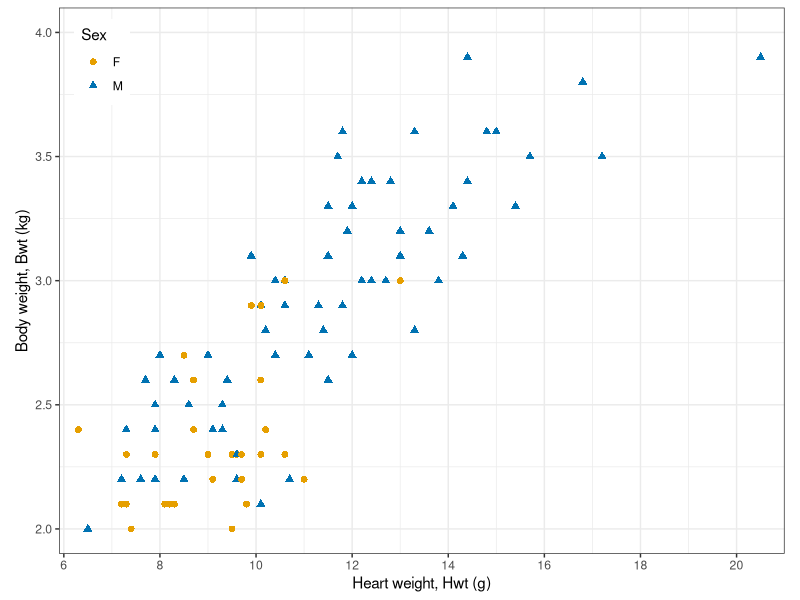
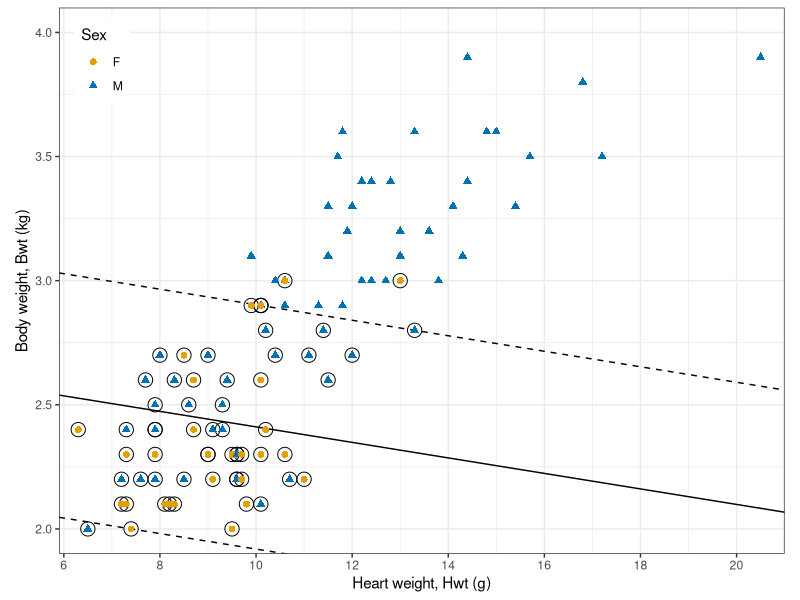
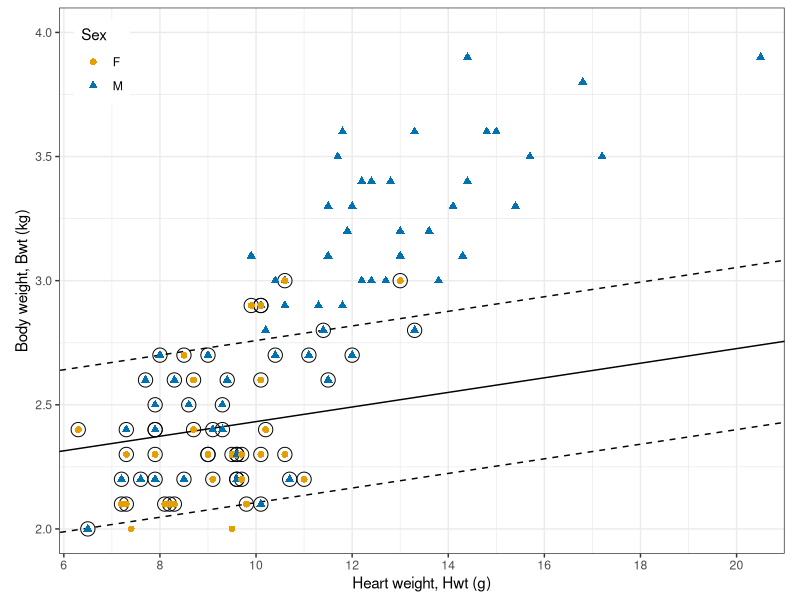
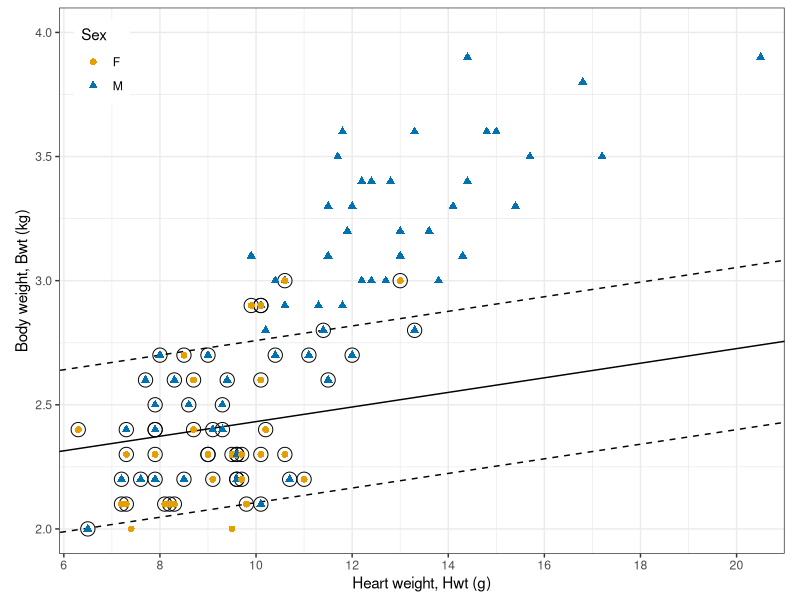
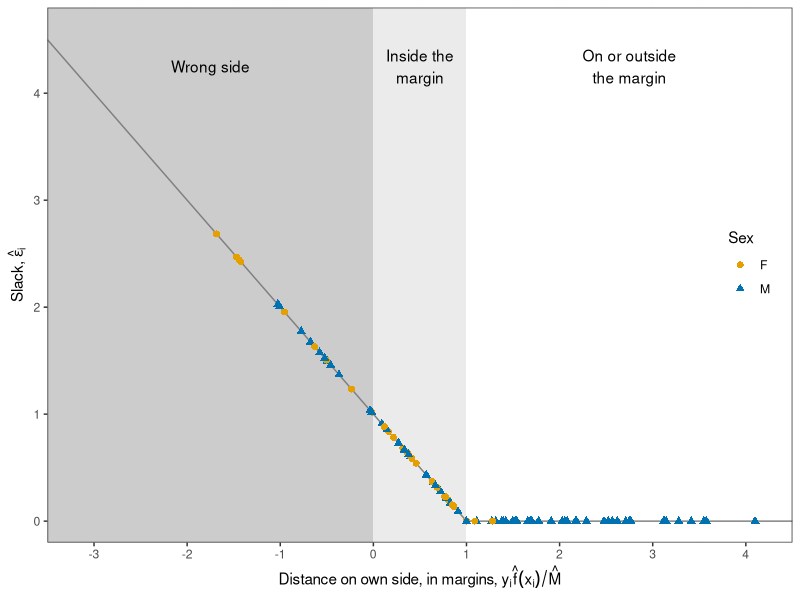
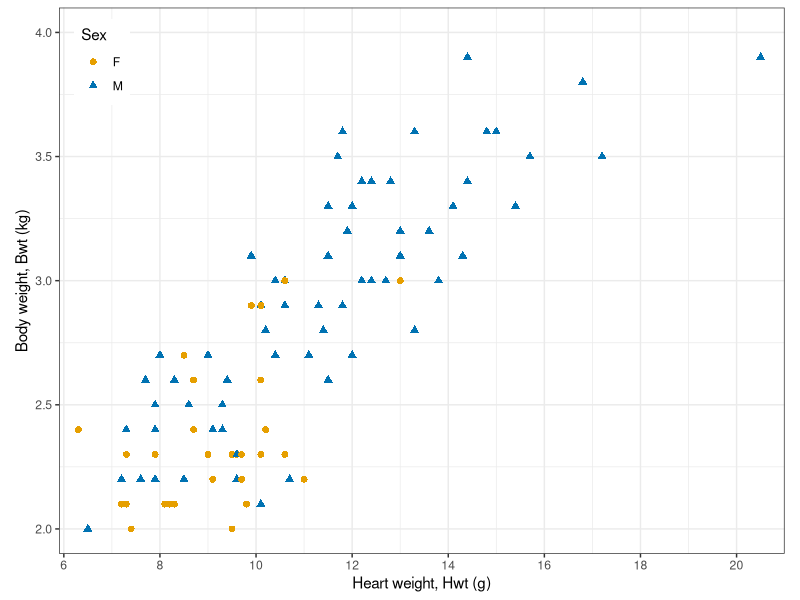
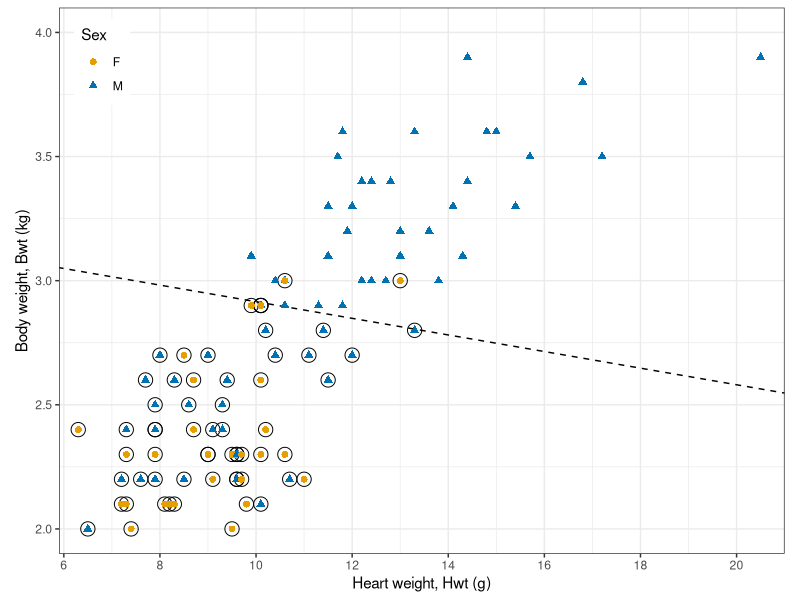
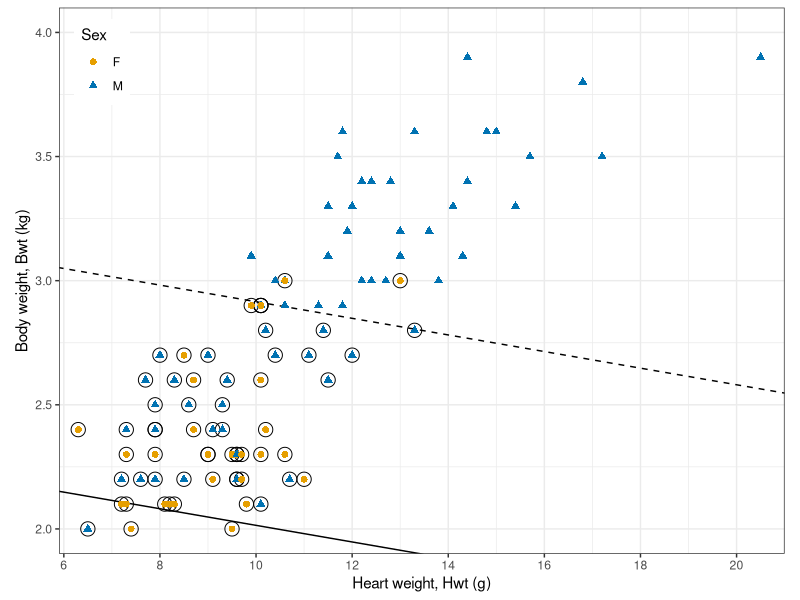

Reproduce these figures in R, in order.
## ---- chunk 1
#| include: false
library("tidyverse")
library("e1071")
theme_set(theme_bw())
set.seed(20261114)

# Printed output wraps at 80 characters.
options(width = 80)

# Fixed decimals, for use inside $...$, whose hyphen MathJax sets as a
# minus. Adding 0 after rounding turns a negative zero into 0.
fmt_math <- function(x, digits = 2) {
  rounded <- round(x, digits) + 0
  formatC(rounded, format = "f", digits = digits)
}

# The same for prose, where a negative value prints with a minus sign (the
# HTML entity) rather than a hyphen.
fmt <- function(x, digits = 2) {
  sub("^-", "&minus;", fmt_math(x, digits))
}

# A percentage, for prose.
pct <- function(x, digits = 1) {
  paste0(fmt(100 * x, digits), "%")
}

# A name set as code in prose.
code <- function(x) {
  paste0("`", x, "`")
}

# Color-blind-friendly (Okabe-Ito) colors and distinct shapes per sex.
sex_colors <- c(F = "#E69F00", M = "#0072B2")
sex_shapes <- c(F = 16, M = 17)
## ---- chunk 2
# Cats, with the class coded y = 1 (M) or y = -1 (F).
cats <- MASS::cats |>
  mutate(y = if_else(Sex == "M", 1, -1))

count(cats, Sex)
## ---- chunk 3
# Two thirds of the cats for training, the rest for testing.
n_train <- round(2 / 3 * nrow(cats))
train_rows <- sample(nrow(cats), n_train)
train <- cats[train_rows, ]
test <- cats[-train_rows, ]

count(train, Sex)
## ---- chunk 4
#| output: false
# Standard deviations of the two measurements among the training cats.
s_train <- sapply(train[c("Hwt", "Bwt")], sd)

# Axes in grams and kilograms: Hwt every 2 g, Bwt every 0.5 kg, minor lines
# midway. One standard deviation of each measurement is drawn the same
# length, so that distances on the standardized scale look right.
x_scale <- scale_x_continuous(breaks = seq(6, 20, by = 2),
                              minor_breaks = seq(7, 21, by = 2))
y_scale <- scale_y_continuous(breaks = seq(2, 4, by = 0.5),
                              minor_breaks = seq(2.25, 3.75, by = 0.5))
x_limits <- c(5.9, 21)
y_limits <- c(1.9, 4.1)

# The cats' axes, with the legend in the upper-left corner, where no cat
# and no fitted line passes.
cat_base <- function() {
  ggplot(mapping = aes(x = Hwt, y = Bwt)) +
    x_scale +
    y_scale +
    coord_fixed(ratio = s_train[["Hwt"]] / s_train[["Bwt"]],
                xlim = x_limits, ylim = y_limits, expand = FALSE) +
    scale_color_manual(values = sex_colors) +
    scale_shape_manual(values = sex_shapes) +
    labs(x = "Heart weight, Hwt (g)",
         y = "Body weight, Bwt (kg)",
         color = "Sex", shape = "Sex") +
    theme(legend.position = "inside",
          legend.position.inside = c(0.02, 0.98),
          legend.justification = c(0, 1))
}

# The points on top of any lines drawn before them.
cat_points <- function(data = train) {
  geom_point(data = data,
             aes(color = Sex, shape = Sex),
             size = 2)
}

cat_plot <- cat_base() +
  cat_points()

# Training cats of different sexes that share both measurements.
tied <- train |>
  group_by(Hwt, Bwt) |>
  summarize(n_F = sum(Sex == "F"), n_M = sum(Sex == "M"),
            .groups = "drop") |>
  filter(n_F > 0, n_M > 0)
n_tied <- nrow(tied)

# Mean heart and body weight of each sex.
sex_means <- train |>
  group_by(Sex) |>
  summarize(Hwt = mean(Hwt), Bwt = mean(Bwt))
mean_of <- function(sex, column) {
  sex_means[[column]][sex_means$Sex == sex]
}
stopifnot(mean_of("M", "Bwt") > mean_of("F", "Bwt"),
          mean_of("M", "Hwt") > mean_of("F", "Hwt"))

# The heaviest female and the lightest male body weights.
max_F <- max(train$Bwt[train$Sex == "F"])
min_M <- min(train$Bwt[train$Sex == "M"])
n_overlap <- sum(between(train$Bwt, min_M, max_F))
## ---- chunk 5
#| echo: false
#| fig-width: 5.6
#| fig-height: 4.5
cat_plot
## ---- chunk 6
# Support vector classifier: linear kernel, standardized features.
svc_fit <- svm(Sex ~ Hwt + Bwt, data = train, kernel = "linear",
               cost = 1, tolerance = 1e-8)
svc_fit
## ---- chunk 7
#| output: false
# svm()'s rescaled intercept w0 and normal vector w, with M on the positive
# side. svm()'s decision values are positive for the class named first in
# their column name, the class of its first training observation.
svc_w <- function(fit) {
  flip <- if (fit$levels[fit$labels[1]] == "M") 1 else -1
  list(w0 = -flip * fit$rho,
       w = flip * drop(t(fit$coefs) %*% fit$SV))
}

# The same function w0 + w'x written in Hwt (g) and Bwt (kg): undo the
# standardization if svm() used it, and the change to grams if bwt_per_kg
# is 1000.
svc_raw <- function(fit, bwt_per_kg = 1) {
  est <- svc_w(fit)
  center <- c(0, 0)
  spread <- c(1, 1)
  if (!is.null(fit$x.scale)) {
    center <- fit$x.scale[["scaled:center"]]
    spread <- fit$x.scale[["scaled:scale"]]
  }
  slopes <- unname(est$w / spread * c(1, bwt_per_kg))
  c(a0 = est$w0 - sum(est$w * center / spread),
    Hwt = slopes[1],
    Bwt = slopes[2])
}

# The hyperplane (w0 + w'x = 0, solid) and the margins (w0 + w'x = -1 and
# 1, dashed), drawn as lines Bwt = (level - a0 - a1 Hwt) / a2.
svc_lines <- function(a) {
  lapply(c(-1, 0, 1), function(level) {
    geom_abline(intercept = (level - a[["a0"]]) / a[["Bwt"]],
                slope = -a[["Hwt"]] / a[["Bwt"]],
                linetype = if (level == 0) "solid" else "dashed")
  })
}

# A fit drawn over the training cats, with its support vectors circled.
svc_plot <- function(fit, bwt_per_kg = 1, data = train) {
  support <- data[fit$index, ]
  cat_base() +
    svc_lines(svc_raw(fit, bwt_per_kg)) +
    geom_point(data = support, shape = 1, size = 4.5) +
    cat_points()
}
## ---- chunk 8
#| output: false
# The same cost unscaled (kg and g as recorded); the standardized fit is
# svc_fit.
fit_raw <- svm(Sex ~ Hwt + Bwt, data = train, kernel = "linear",
               cost = 1, scale = FALSE, tolerance = 1e-8)

raw_plot <- svc_plot(fit_raw)
std_plot <- svc_plot(svc_fit)

# Standardized, the fit is the same with body weight in grams.
train_g <- mutate(train, Bwt = 1000 * Bwt)
fit_std_g <- svm(Sex ~ Hwt + Bwt, data = train_g, kernel = "linear",
                 cost = 1, tolerance = 1e-8)
stopifnot(isTRUE(all.equal(svc_raw(svc_fit),
                           svc_raw(fit_std_g, bwt_per_kg = 1000),
                           tolerance = 1e-6)))

# Each fit's w per standard deviation of each measurement: the normal
# vector in the picture, where one standard deviation of each measurement
# is drawn the same length.
per_sd_w <- function(a) {
  c(a[["Hwt"]], a[["Bwt"]]) * s_train
}
w_sd_raw <- per_sd_w(svc_raw(fit_raw))
w_sd_std <- per_sd_w(svc_raw(svc_fit))
normal_raw <- w_sd_raw / sqrt(sum(w_sd_raw^2))
normal_std <- w_sd_std / sqrt(sum(w_sd_std^2))

# The angle between the two normal vectors, in degrees.
angle_between <- acos(sum(normal_raw * normal_std)) * 180 / pi

# Margins in the picture (standard deviations): 1 / |w per sd|. The
# standardized one is the margin svm() reports for it; the unscaled fit's
# reported margin, 1 / |w| in kg and g together, is another number.
margin_sd_raw <- 1 / sqrt(sum(w_sd_raw^2))
margin_sd_std <- 1 / sqrt(sum(w_sd_std^2))
w_raw <- svc_w(fit_raw)$w
margin_reported_raw <- 1 / sqrt(sum(w_raw^2))
stopifnot(abs(margin_sd_std - 1 / sqrt(sum(svc_w(svc_fit)$w^2))) < 1e-8)

# The prose reads heart weight's part (first) as positive unscaled and
# negative standardized, and body weight's (second) as positive in both.
stopifnot(normal_raw[1] > 0, normal_std[1] < 0,
          normal_raw[2] > 0, normal_std[2] > 0)

# Training error rates and budget used of the two fits.
error_of <- function(fit, data) {
  mean(predict(fit, data) != data$Sex)
}
scale_errors <- c(raw = error_of(fit_raw, train),
                  std = error_of(svc_fit, train))
budget_used <- function(fit, data = train) {
  decision <- attr(predict(fit, data, decision.values = TRUE),
                   "decision.values")
  flip <- if (colnames(decision) == "M/F") 1 else -1
  sum(pmax(0, 1 - data$y * flip * drop(decision)))
}
scale_budgets <- c(raw = budget_used(fit_raw),
                   std = budget_used(svc_fit))
## ---- chunk 9
#| echo: false
#| fig-width: 5.6
#| fig-height: 4.5
raw_plot
## ---- chunk 10
#| echo: false
#| fig-width: 5.6
#| fig-height: 4.5
std_plot
## ---- chunk 11
# w and w0 with M on the positive side.
w_hat <- svc_w(svc_fit)

# Unit-norm estimates on the standardized scale, and the margin.
norm_w <- sqrt(sum(w_hat$w^2))
beta_hat <- c(beta0 = w_hat$w0, w_hat$w) / norm_w
M_hat <- 1 / norm_w
round(c(beta_hat, M = M_hat), 4)
## ---- chunk 12
#| output: false
# The first training cat is M, and svm()'s decision values, w0 + w'x on the
# standardized scale, are positive for M.
stopifnot(train$Sex[1] == "M")
decision <- attr(predict(svc_fit, train, decision.values = TRUE),
                 "decision.values")
stopifnot(colnames(decision) == "M/F")

# Standardized features of the training cats, with svm()'s centers and
# scales, which are the training means and standard deviations.
center_train <- svc_fit$x.scale[["scaled:center"]]
scale_train <- svc_fit$x.scale[["scaled:scale"]]
stopifnot(isTRUE(all.equal(scale_train, s_train)))
x_std <- scale(as.matrix(train[c("Hwt", "Bwt")]),
               center = center_train, scale = scale_train)

# Fitted values (signed distances in standard deviations), distances on
# each cat's own side, and slacks.
train <- train |>
  mutate(f_hat = drop(beta_hat["beta0"] + x_std %*% beta_hat[-1]),
         distance = y * f_hat,
         slack = pmax(0, 1 - distance / M_hat))
stopifnot(isTRUE(all.equal(drop(decision), train$f_hat * norm_w,
                           check.attributes = FALSE)))

# The prose reads the average cat as on the M side, heart weight's slope as
# negative and smaller in size, and body weight's as positive (toward M).
stopifnot(beta_hat["beta0"] > 0,
          beta_hat["Hwt"] < 0,
          beta_hat["Bwt"] > 0,
          beta_hat["Bwt"] > abs(beta_hat["Hwt"]))
## ---- chunk 13
#| output: false
# The three kinds of training cat, by slack, up to the solver's accuracy
# (1e-4, as for the plateau below).
kinds <- c("On or outside the margin", "Inside the margin", "Wrong side")
train <- train |>
  mutate(kind = case_when(slack < 1e-4 ~ kinds[1],
                          slack <= 1 ~ kinds[2],
                          TRUE ~ kinds[3]),
         kind = factor(kind, levels = kinds))
kind_counts <- table(train$kind)

# Training cats on the margin: slack 0, at distance M_hat.
n_on_margin <- sum(abs(train$distance / M_hat - 1) < 1e-4)

# The estimated budget used, the sum of the slacks.
C_hat <- sum(train$slack)

fit_plot <- svc_plot(svc_fit)

# Shaded bands for the three kinds, and the hinge max(0, 1 - u).
u_limits <- c(-3.5, 4.5)
bands <- tibble(xmin = c(1, 0, u_limits[1]),
                xmax = c(u_limits[2], 1, 0),
                kind = factor(kinds, levels = kinds))
hinge <- tibble(u = c(u_limits[1], 1, u_limits[2])) |>
  mutate(slack = pmax(0, 1 - u))
stopifnot(between(range(train$distance / M_hat),
                  u_limits[1], u_limits[2]))

slack_plot <- ggplot(train, aes(x = distance / M_hat, y = slack)) +
  geom_rect(data = bands,
            aes(xmin = xmin, xmax = xmax, ymin = -Inf, ymax = Inf,
                fill = kind),
            inherit.aes = FALSE) +
  geom_line(data = hinge, aes(x = u, y = slack), color = "grey50") +
  geom_point(aes(color = Sex, shape = Sex), size = 2) +
  annotate("text", x = c(2.75, 0.5, -1.75), y = 4.25,
           label = c("On or outside\nthe margin", "Inside the\nmargin",
                     "Wrong side")) +
  scale_fill_manual(values = c("white", "grey92", "grey80"),
                    guide = "none") +
  scale_color_manual(values = sex_colors) +
  scale_shape_manual(values = sex_shapes) +
  scale_x_continuous(breaks = seq(-3, 4, by = 1),
                     minor_breaks = seq(-3.5, 4.5, by = 1)) +
  scale_y_continuous(breaks = seq(0, 4, by = 1),
                     minor_breaks = seq(0.5, 4.5, by = 1)) +
  coord_cartesian(xlim = u_limits, ylim = c(-0.2, 4.8), expand = FALSE) +
  labs(x = expression("Distance on own side, in margins, " *
                        y[i] * hat(f)(x[i]) / hat(M)),
       y = expression("Slack, " * hat(epsilon)[i]),
       color = "Sex", shape = "Sex") +
  theme(legend.position = "inside",
        legend.position.inside = c(0.98, 0.6),
        legend.justification = c(1, 1))
## ---- chunk 14
#| echo: false
#| fig-width: 5.6
#| fig-height: 4.5
fit_plot
## ---- chunk 15
#| echo: false
#| fig-width: 7
#| fig-height: 4
slack_plot
## ---- chunk 16
#| output: false
# Fits at four values of cost.
tab_costs <- c(0.01, 0.1, 1, 10)
tab_fits <- lapply(tab_costs, function(cost) {
  svm(Sex ~ Hwt + Bwt, data = train, kernel = "linear",
      cost = cost, tolerance = 1e-8)
})
tab_plots <- lapply(tab_fits, svc_plot)

# Margin, budget used, and kinds of training cat of a fit.
svc_summary <- function(fit, data = train) {
  est <- svc_w(fit)
  decision <- attr(predict(fit, data, decision.values = TRUE),
                   "decision.values")
  flip <- if (colnames(decision) == "M/F") 1 else -1
  margins_out <- data$y * flip * drop(decision)
  slack <- pmax(0, 1 - margins_out)
  tibble(cost = fit$cost,
         C = sum(slack),
         M = 1 / sqrt(sum(est$w^2)),
         n_support = fit$tot.nSV,
         n_inside = sum(slack > 1e-4 & slack <= 1),
         n_wrong = sum(slack > 1),
         error = mean(predict(fit, data) != data$Sex))
}
budget_summary <- map_dfr(tab_fits, svc_summary)

# The budget used falls, and the margin narrows, as cost grows.
stopifnot(!is.unsorted(rev(budget_summary$C)),
          !is.unsorted(rev(budget_summary$M)))

# At the smallest cost every training cat is classified M, so every
# female is on the wrong side.
smallest <- budget_summary[1, ]
stopifnot(all(predict(tab_fits[[1]], train) == "M"),
          smallest$n_wrong == sum(train$Sex == "F"))

budget_table <- budget_summary |>
  knitr::kable(digits = c(2, 2, 2, 0, 0, 0, 3),
               col.names = c("`cost`", "$\\sum_i\\hat\\epsilon_i$",
                             "$\\hat M$", "Support vectors",
                             "Inside the margin", "Wrong side",
                             "Training error rate"),
               align = "rrrrrrr")
## ---- chunk 17
#| echo: false
#| fig-width: 5.6
#| fig-height: 4.5
cat_plot
## ---- chunk 18
#| echo: false
#| fig-width: 5.6
#| fig-height: 4.5
tab_plots[[1]]
## ---- chunk 19
#| echo: false
#| fig-width: 5.6
#| fig-height: 4.5
tab_plots[[2]]
## ---- chunk 20
#| echo: false
#| fig-width: 5.6
#| fig-height: 4.5
tab_plots[[3]]
## ---- chunk 21
#| echo: false
#| fig-width: 5.6
#| fig-height: 4.5
tab_plots[[4]]
## ---- chunk 22
#| echo: false
budget_table
## ---- chunk 23
#| echo: false
#| fig-width: 5.6
#| fig-height: 4.5
fit_plot
## ---- chunk 24
# Training cats on or inside the margin or on the wrong side.
support <- filter(train, distance / M_hat < 1 + 1e-4)
count(support, kind)
## ---- chunk 25
#| output: false
# The cats with distance at most M_hat are the rows svm() kept.
stopifnot(setequal(which(train$distance / M_hat < 1 + 1e-4),
                   svc_fit$index))

# Support vectors: on the margin, or with positive slack.
stopifnot(svc_fit$tot.nSV == n_on_margin + sum(train$slack > 1e-4))

# Refits on standardized features, with the training cats' means and
# standard deviations: all training cats, and the support vectors alone.
train_std <- tibble(Sex = train$Sex,
                    Hwt = x_std[, "Hwt"],
                    Bwt = x_std[, "Bwt"])
refit_std <- function(data) {
  fit <- svm(Sex ~ Hwt + Bwt, data = data, kernel = "linear",
             cost = 1, scale = FALSE, tolerance = 1e-8)
  w <- svc_w(fit)
  c(w$w0, w$w) / sqrt(sum(w$w^2))
}
beta_all <- refit_std(train_std)
beta_support <- refit_std(train_std[svc_fit$index, ])

# Both agree with the standardized fit to six decimal places.
stopifnot(max(abs(beta_all - beta_hat)) < 1e-6,
          max(abs(beta_support - beta_hat)) < 1e-6)
## ---- chunk 26
#| output: false
# Fits over a grid of cost, 4 per factor of 10.
cost_grid <- 10^seq(-2, 2, by = 0.25)
grid_summary <- map_dfr(cost_grid, function(cost) {
  fit <- svm(Sex ~ Hwt + Bwt, data = train, kernel = "linear",
             cost = cost, tolerance = 1e-8)
  svc_summary(fit)
})

# Counts by kind, long, for one line per kind.
count_levels <- c("Support vectors", "Inside the margin", "Wrong side")
count_long <- grid_summary |>
  select(cost, n_support, n_inside, n_wrong) |>
  pivot_longer(-cost, names_to = "what", values_to = "count") |>
  mutate(what = factor(what,
                       levels = c("n_support", "n_inside", "n_wrong"),
                       labels = count_levels))

# Log axis for cost: majors at powers of 10, minors midway in log space.
cost_axis <- scale_x_log10(breaks = 10^(-2:2),
                           minor_breaks = 10^seq(-1.5, 1.5, by = 1),
                           labels = c("0.01", "0.1", "1", "10", "100"))

count_plot <- ggplot(count_long,
                     aes(x = cost, y = count,
                         color = what, shape = what, linetype = what)) +
  geom_line() +
  geom_point(size = 2) +
  cost_axis +
  scale_y_continuous(breaks = seq(0, 70, by = 10),
                     minor_breaks = seq(5, 65, by = 10)) +
  scale_color_manual(values = c("black", "#009E73", "#CC79A7")) +
  coord_cartesian(xlim = c(0.008, 125), ylim = c(0, 70), expand = FALSE) +
  labs(x = "cost (log scale)", y = "Training cats",
       color = NULL, shape = NULL, linetype = NULL) +
  theme(legend.position = "inside",
        legend.position.inside = c(0.98, 0.03),
        legend.justification = c(1, 0))

grid_first <- grid_summary[1, ]
grid_last <- grid_summary[nrow(grid_summary), ]
# The budget used never rises with cost (up to the solver's accuracy), and
# from some cost on the fit stops changing.
stopifnot(all(diff(grid_summary$C) < 1e-4),
          all(grid_summary$n_support > nrow(train) / 2),
          min(grid_summary$n_wrong) == grid_last$n_wrong)
plateau <- grid_summary |>
  filter(abs(C - grid_last$C) < 1e-4, abs(M - grid_last$M) < 1e-4)
plateau_cost <- min(plateau$cost)
## ---- chunk 27
#| echo: false
#| fig-width: 7
#| fig-height: 4
count_plot
## ---- chunk 28
#| echo: false
#| fig-width: 5.6
#| fig-height: 4.5
cat_plot
## ---- chunk 29
# 10-fold cross-validation over the grid of cost values.
cv_fit <- tune(svm, Sex ~ Hwt + Bwt, data = train, kernel = "linear",
               ranges = list(cost = cost_grid))
head(cv_fit$performances, 3)
cv_fit$best.parameters
## ---- chunk 30
#| output: false
# The cross-validation estimate against cost, and the chosen cost.
cv_table <- as_tibble(cv_fit$performances)
best_cost <- cv_fit$best.parameters$cost
best_row <- filter(cv_table, cost == best_cost)

# Error rate of classifying every training cat M.
all_M_error <- mean(train$Sex != "M")

cv_plot <- ggplot(cv_table, aes(x = cost, y = error)) +
  geom_hline(yintercept = all_M_error, linetype = "dotted") +
  annotate("text", x = 20, y = all_M_error + 0.02,
           label = "Every cat classified M") +
  geom_line() +
  geom_point(size = 2) +
  geom_point(data = best_row, shape = 1, size = 5) +
  cost_axis +
  scale_y_continuous(breaks = seq(0, 0.4, by = 0.1),
                     minor_breaks = seq(0.05, 0.45, by = 0.1),
                     labels = scales::label_percent()) +
  coord_cartesian(xlim = c(0.008, 125), ylim = c(0, 0.42),
                  expand = FALSE) +
  labs(x = "cost (log scale)",
       y = "10-fold CV estimate of error rate")

# The smallest costs' estimates are close to the all-M error rate.
stopifnot(abs(cv_table$error[1] - all_M_error) < 0.01)

# Training error rate of the chosen fit.
svc_best <- cv_fit$best.model
best_train_error <- error_of(svc_best, train)
stopifnot(svc_best$cost == best_cost)
## ---- chunk 31
#| echo: false
#| fig-width: 7
#| fig-height: 4
cv_plot
## ---- chunk 32
#| output: false
# Test cats, their fitted values, and the misclassified ones.
test <- test |>
  mutate(predicted = predict(svc_best, test))
wrong_test <- filter(test, predicted != Sex)

test_plot <- cat_base() +
  svc_lines(svc_raw(svc_best)) +
  cat_points(test) +
  geom_point(data = wrong_test, shape = 4, size = 3.5, stroke = 1)
## ---- chunk 33
#| echo: false
#| fig-width: 5.6
#| fig-height: 4.5
test_plot
## ---- chunk 34
# Predicted sex of the first test cats.
head(select(test, Sex, Hwt, Bwt, predicted))
## ---- chunk 35
# Truth in the rows, predictions in the columns.
confusion <- table(Truth = test$Sex, Predicted = test$predicted)
confusion
## ---- chunk 36
#| include: false
TP <- confusion["M", "M"]
FN <- confusion["M", "F"]
FP <- confusion["F", "M"]
TN <- confusion["F", "F"]
test_error <- (FP + FN) / nrow(test)
sensitivity <- TP / (TP + FN)
specificity <- TN / (TN + FP)
test_all_M <- mean(test$Sex != "M")
stopifnot(test_error == nrow(wrong_test) / nrow(test))
## ---- chunk 37
# Fits to the training cats; each gives a probability that a cat is M.
set.seed(20261114)
logit_fit <- glm(Sex ~ Hwt + Bwt, data = train, family = binomial)
lda_fit <- MASS::lda(Sex ~ Hwt + Bwt, data = train)
qda_fit <- MASS::qda(Sex ~ Hwt + Bwt, data = train)
rf_fit <- randomForest::randomForest(Sex ~ Hwt + Bwt, data = train)

# Probabilities of F and M that LDA gives the first three test cats.
head(predict(lda_fit, test)$posterior, 3)
## ---- chunk 38
#| output: false
# Ten folds of the training cats, the same for every classifier.
set.seed(20261114)
fold <- sample(rep(1:10, length.out = nrow(train)))

# Probability of M from each kind of fit.
glm_prob <- function(model, data) {
  predict(model, data, type = "response")
}
posterior_prob <- function(model, data) {
  predict(model, data)$posterior[, "M"]
}
forest_prob <- function(model, data) {
  predict(model, data, type = "prob")[, "M"]
}

# Each classifier: how to fit it to a data set, and its probability of M.
logit_inter <- Sex ~ Hwt * Bwt
logit_quad <- Sex ~ Hwt + Bwt + I(Hwt^2) + I(Bwt^2) + Hwt:Bwt
classifiers <- list(
  "Logistic, main effects" = list(
    fit = function(data) {
      glm(Sex ~ Hwt + Bwt, data = data, family = binomial)
    },
    prob = glm_prob),
  "Logistic, interaction" = list(
    fit = function(data) {
      glm(logit_inter, data = data, family = binomial)
    },
    prob = glm_prob),
  "Logistic, quadratic" = list(
    fit = function(data) {
      glm(logit_quad, data = data, family = binomial)
    },
    prob = glm_prob),
  "LDA" = list(
    fit = function(data) {
      MASS::lda(Sex ~ Hwt + Bwt, data = data)
    },
    prob = posterior_prob),
  "QDA" = list(
    fit = function(data) {
      MASS::qda(Sex ~ Hwt + Bwt, data = data)
    },
    prob = posterior_prob),
  "Random forest" = list(
    fit = function(data) {
      randomForest::randomForest(Sex ~ Hwt + Bwt, data = data)
    },
    prob = forest_prob))

# Test probabilities: the fits above, and the other two logistic regressions
# fit to all the training cats.
test_fits <- list(
  "Logistic, main effects" = logit_fit,
  "Logistic, interaction" = classifiers[[2]]$fit(train),
  "Logistic, quadratic" = classifiers[[3]]$fit(train),
  "LDA" = lda_fit,
  "QDA" = qda_fit,
  "Random forest" = rf_fit)
test_prob <- map2(classifiers, test_fits, function(classifier, model) {
  classifier$prob(model, test)
})

# Cross-validation probabilities: each training cat's probability from a fit
# to the other nine folds.
cv_prob <- map(classifiers, function(classifier) {
  prob <- numeric(nrow(train))
  for (k in 1:10) {
    inside <- fold != k
    model <- classifier$fit(train[inside, ])
    prob[!inside] <- classifier$prob(model, train[!inside, ])
  }
  prob
})

# The support vector classifier gives classes only. It is refit in each fold
# at the cost chosen above, with tune()'s default tolerance.
cv_class <- character(nrow(train))
for (k in 1:10) {
  inside <- fold != k
  model <- svm(Sex ~ Hwt + Bwt, data = train[inside, ], kernel = "linear",
               cost = svc_best$cost)
  cv_class[!inside] <- as.character(predict(model, train[!inside, ]))
}

# Error rate of probabilities classified at 1/2, and log loss: minus the
# mean log of the probability given each cat's observed sex.
error_rate <- function(p, sex) {
  mean((p > 0.5) != (sex == "M"))
}
log_loss <- function(p, sex) {
  -mean(ifelse(sex == "M", log(p), log(1 - p)))
}

# The comparison, one row per classifier, the support vector classifier last.
# It has no probabilities, so no log loss.
comparison <- tibble(
  classifier = c(names(classifiers), "Support vector classifier"),
  test_error = c(sapply(test_prob, error_rate, sex = test$Sex),
                 mean(test$predicted != test$Sex)),
  cv_error = c(sapply(cv_prob, error_rate, sex = train$Sex),
               mean(cv_class != train$Sex)),
  test_loss = c(sapply(test_prob, log_loss, sex = test$Sex), NA),
  cv_loss = c(sapply(cv_prob, log_loss, sex = train$Sex), NA))

# A random forest's vote fractions can be exactly 0 or 1, which would make
# its log loss infinite; they are not here. (The quadratic logistic regression
# warns that fitted probabilities are numerically 0 or 1 in one fold; its log
# loss is finite.)
stopifnot(all(is.finite(comparison$test_loss[1:6])),
          all(is.finite(comparison$cv_loss[1:6])))
stopifnot(comparison$test_error[7] == test_error)

# Facts the prose reads off the table.
others <- comparison[1:6, ]
svc_row <- comparison[7, ]
main_row <- comparison[1, ]
flexible <- others[c(2, 3, 5, 6), ]
stopifnot(!any(flexible$test_error < main_row$test_error &
                 flexible$cv_error < main_row$cv_error))
flex_names <- c("Logistic, quadratic", "QDA", "Random forest")
low_test_loss <- others$classifier[rank(others$test_loss) <= 3]
high_cv_loss <- others$classifier[rank(others$cv_loss) >= 4]
stopifnot(setequal(low_test_loss, flex_names),
          setequal(high_cv_loss, flex_names))

# Test cats each classifier misclassifies, and the support vector
# classifier's difference from them.
missed <- round(comparison$test_error * nrow(test))
svc_vs <- missed[7] - missed[1:6]
stopifnot(all(svc_vs[1:4] == 1),
          which.min(others$test_error) == 5,
          which.max(others$cv_error) == 5)

# Log loss of giving every cat the proportion of males among the training
# cats, and in cross-validation among the cats outside its fold.
p_constant <- mean(train$Sex == "M")
test_loss_constant <- log_loss(rep(p_constant, nrow(test)), test$Sex)
p_cv_constant <- numeric(nrow(train))
for (k in 1:10) {
  inside <- fold != k
  p_cv_constant[!inside] <- mean(train$Sex[inside] == "M")
}
cv_loss_constant <- log_loss(p_cv_constant, train$Sex)

# Error table, in percent.
error_table <- comparison |>
  transmute(classifier,
            test_error = 100 * test_error,
            cv_error = 100 * cv_error) |>
  knitr::kable(digits = 1,
               col.names = c("Classifier", "Test error rate (%)",
                             "CV error rate (%)"),
               align = "lrr")

# Log loss table; the support vector classifier has none.
options(knitr.kable.NA = "&mdash;")
loss_table <- comparison |>
  select(classifier, test_loss, cv_loss) |>
  knitr::kable(digits = 3,
               col.names = c("Classifier", "Test log loss",
                             "CV log loss"),
               align = "lrr")
## ---- chunk 39
#| echo: false
#| tbl-colwidths: [50, 25, 25]
error_table
## ---- chunk 40
#| echo: false
#| tbl-colwidths: [50, 25, 25]
loss_table
